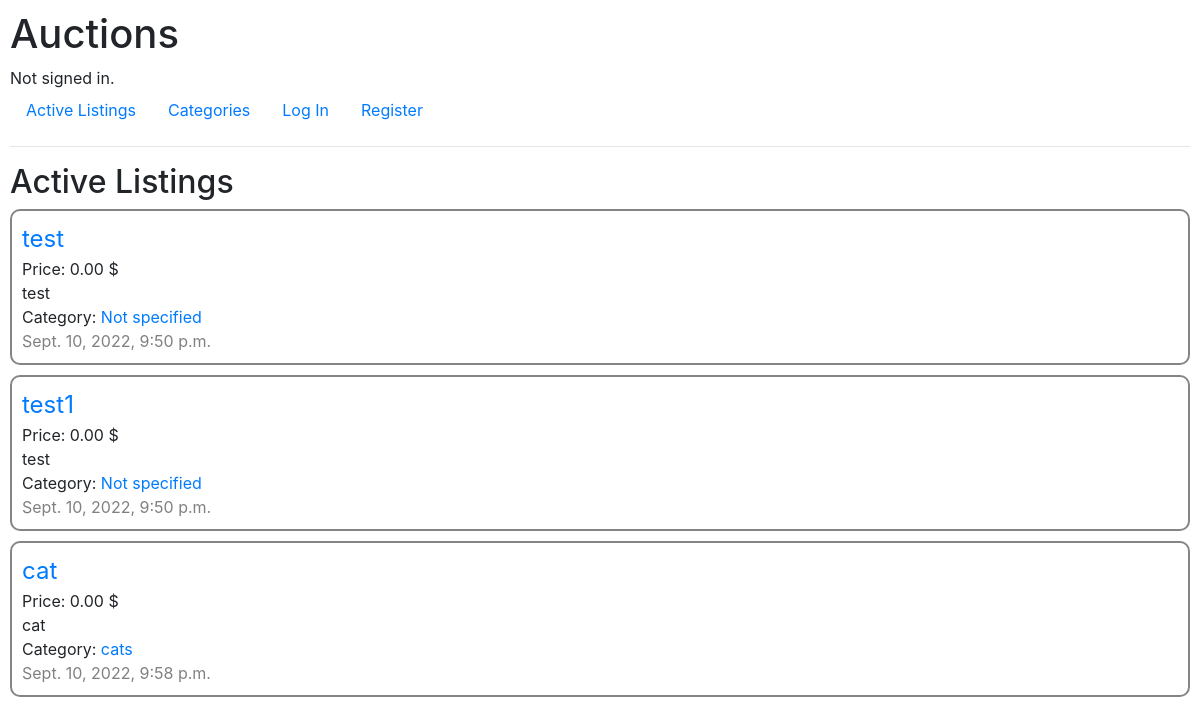
The page / on the database its author committed.
### auctions/models.py (models this page shows)
class listings(models.Model):
    name = models.CharField(max_length=64)
    description = models.CharField(max_length=512, blank=True)
    bid = models.DecimalField(max_digits=100, decimal_places=2)
    image = models.URLField()
    category = models.CharField(max_length=32, blank=True)
    date = models.DateTimeField(auto_now=True)
    seller = models.CharField(max_length=64)
    winner = models.CharField(max_length=64, blank=True)
    is_active = models.BooleanField(default=True)
    current_price = models.DecimalField(max_digits=100, decimal_places=2, blank=True)

### auctions/views.py (the view)
# urls.py: path("", views.index, name="index"),
def index(request):
    return render(
        request,
        "auctions/index.html",
        {"listings": listings.objects.filter(is_active=True), "categories": False},
    )

### auctions/templates/auctions/index.html (shortened to what this page needs)
{% extends "auctions/layout.html" %}
{% load static %}
{% block body %}
    <h2>Active Listings</h2>
    {% if not categories %}
    {% for listing in listings %}
    <div class="index">
        <div>
            <span><a href="{% url 'listing' listing.id %}" id="listing_name">{{ listing.name }}</a></span>
            <span>Price: {{ listing.current_price }} $</span>
            {% if listing.description %}
                <span>{{ listing.description }}</span>
            {% endif %}
            {% if listing.category %}
                <span>Category: <a href="{% url 'category' listing.category %}">{{ listing.category }}</a></span>
            {% endif %}
            <span id="listing_date">{{ listing.date }}</span>
        </div>
    </div>
    {% endfor %}
    {% endif %}
{% endblock %}

### auctions/templates/auctions/layout.html (shortened to what this page needs)
{% load static %}
<!DOCTYPE html>
<html lang="en">
    <head>
        <link rel="stylesheet" href="https://stackpath.bootstrapcdn.com/bootstrap/4.4.1/css/bootstrap.min.css">
        <link href="{% static 'auctions/styles.css' %}" rel="stylesheet">
    </head>
    <body>
        <h1>Auctions</h1>
        <div>
            {% if user.is_authenticated %}
                Signed in as <strong>{{ user.username }}</strong>.
            {% else %}
                Not signed in.
            {% endif %}
        </div>
        <ul class="nav">
            <li class="nav-item">
                <a class="nav-link" href="{% url 'index' %}">Active Listings</a>
            </li>
            <li class="nav-item">
                <a class="nav-link" href="{% url 'categories' %}">Categories</a>
            </li>
            {% if user.is_authenticated %}
                <li class="nav-item">
                    <a class="nav-link" href="{% url 'logout' %}">Log Out</a>
                </li>
                <li class="nav-item">
                    <a class="nav-link" href="{% url 'watchlist' 0 %}">Watchlist</a>
                </li>
                <li class="nav-item">
                    <a class="nav-link" href="{% url 'create_listing' %}">Create Listing</a>
                </li>
            {% else %}
                <li class="nav-item">
                    <a class="nav-link" href="{% url 'login' %}">Log In</a>
                </li>
                <li class="nav-item">
                    <a class="nav-link" href="{% url 'register' %}">Register</a>
                </li>
            {% endif %}
        </ul>
        <hr>
        {% block body %}
        {% endblock %}
    </body>
</html>

### auctions/static/auctions/styles.css (style rules this page uses)
body { padding: 10px; }
.index { border:2px solid rgba(0, 0, 0, 0.479); margin-bottom: 10px; border-radius: 10px; display: flex; }
.index *:not(span):not(a) { margin: 10px; }
.index div { display: flex; flex-direction: column; justify-content: center; }
#listing_name { font-size: x-large; }
#listing_date { color:grey; }

### rows shown on the page
listings: name "test", current_price "0.00", description "test", category "Not specified", date "Sept. 10, 2022, 9:50 p.m."
listings: name "test1", current_price "0.00", description "test", category "Not specified", date "Sept. 10, 2022, 9:50 p.m."
listings: name "cat", current_price "0.00", description "cat", category "cats", date "Sept. 10, 2022, 9:58 p.m."
